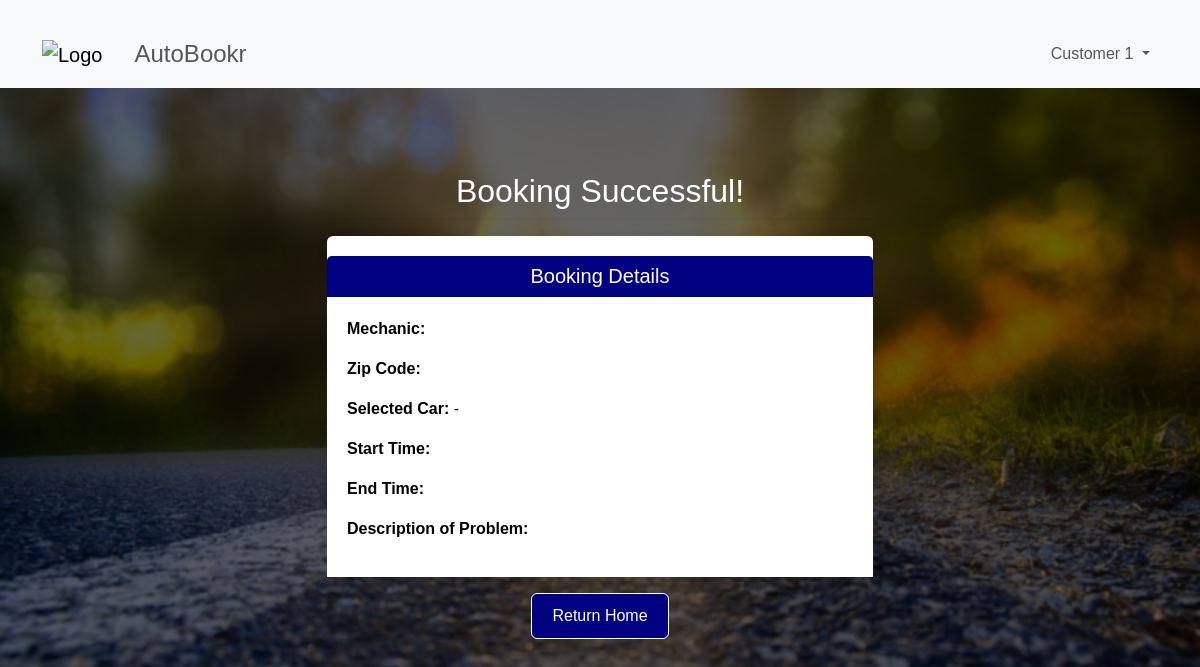
The page /customer/booking_success/1814 (signed in) on the database as committed earlier.
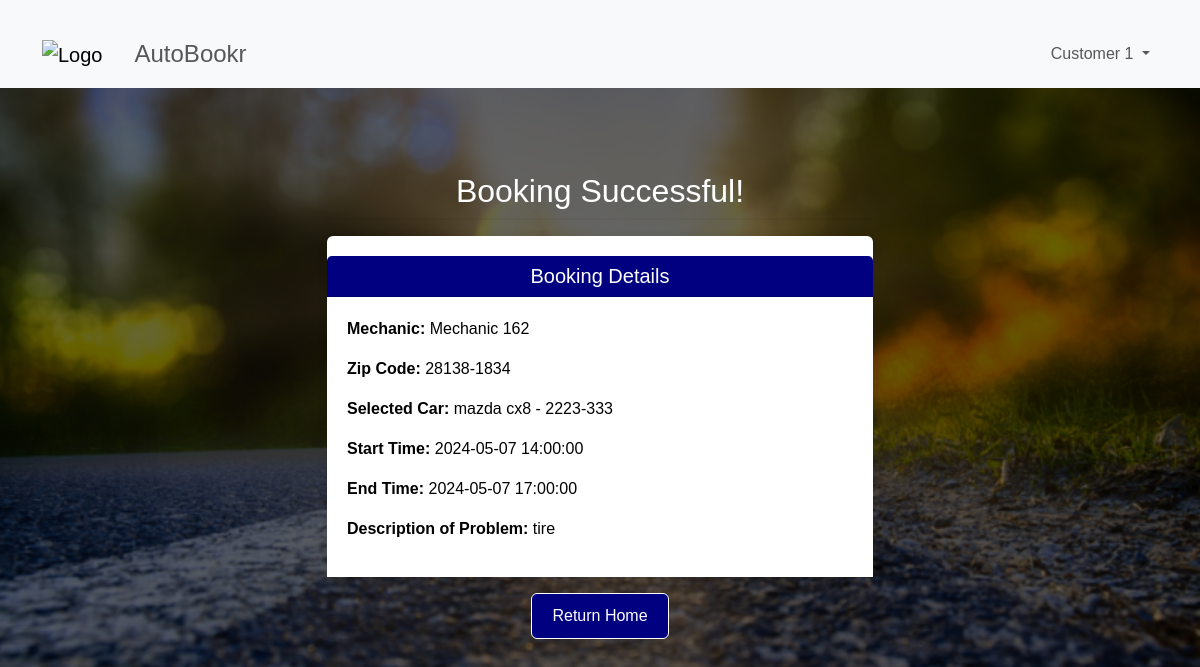
The same page on the database as committed later.
### tables this page shows
CREATE TABLE customers (
  email VARCHAR(320) PRIMARY KEY,
  name VARCHAR(320) NOT NULL,
  hash TEXT NOT NULL
);

CREATE TABLE mechanics (
  mechanic_id INTEGER PRIMARY KEY,
  email VARCHAR(320) UNIQUE NOT NULL,
  name VARCHAR(320) NOT NULL,
  zipcode CHAR(10) NOT NULL,
  ein CHAR(10) NOT NULL,
  hash TEXT NOT NULL
);

CREATE TABLE cars (
  car_id INTEGER PRIMARY KEY,
  registration VARCHAR(20) UNIQUE NOT NULL,
  owner_email VARCHAR(320) NOT NULL,
  make VARCHAR(100) NOT NULL,
  model_number VARCHAR(100) NOT NULL,
  image_url TEXT,
  FOREIGN KEY (owner_email) REFERENCES customers(email)
);

CREATE TABLE appointments (
  appointment_id INTEGER PRIMARY KEY,
  customer_email VARCHAR(320) NOT NULL,
  mechanic_id INTEGER NOT NULL,
  car_id INTEGER NOT NULL,
  start_time TIMESTAMP NOT NULL,
  end_time TIMESTAMP NOT NULL,
  appointment_description TEXT,
  appointment_status INT NOT NULL,
  review_score INT,
  review_text TEXT,
  FOREIGN KEY (customer_email) REFERENCES customers(email),
  FOREIGN KEY (mechanic_id) REFERENCES mechanics(mechanic_id),
  FOREIGN KEY (car_id) REFERENCES cars(car_id)
);

### mechanic_site/customer.py (the view)
@bp.route('/booking_success/<appointment_id>', methods=('GET',))
@customer_required
def booking_success(appointment_id):
    db = get_db()
    appointment = db.execute(
        '''
        SELECT
            mechanics.name AS mechanic_name,
            mechanics.zipcode AS mechanic_zipcode,
            cars.make AS car_make,
            cars.model_number AS car_model_number,
            appointments.start_time AS start_time,
            appointments.end_time AS end_time,
            appointments.appointment_description AS description
        FROM
            appointments
        JOIN
            mechanics ON appointments.mechanic_id = mechanics.mechanic_id
        JOIN
            cars ON appointments.car_id = cars.car_id
        WHERE
            appointments.appointment_id = ?
        ''',
        (appointment_id,)
    ).fetchone()
    print(appointment)
    return render_template("customer/booking-succsess.html", appointment=appointment)

### mechanic_site/auth.py (called while the page is built)
@bp.before_app_request
def load_logged_in_user():
    user_email = session.get('user_email')
    g.user_type = session.get('user_type')
    if user_email is None:
        g.user = None
    else:
        g.user = get_db().execute(
            f'SELECT * FROM {g.user_type+"s"} WHERE email = ?', (user_email,)
        ).fetchone()

def customer_required(view):
    @functools.wraps(view)
    def wrapped_view(**kwargs):
        if g.user is None:
            return redirect(url_for('auth.customer_login'))
        if g.user_type != "customer":
            return redirect(url_for('auth.mechanic_on_customer_page'))
        return view(**kwargs)
    return wrapped_view

### mechanic_site/db.py (called while the page is built)
def get_db():
    if 'db' not in g:
        g.db = sqlite3.connect(
            current_app.config['DATABASE'],
            detect_types=sqlite3.PARSE_DECLTYPES
        )
        g.db.row_factory = sqlite3.Row
    return g.db

### mechanic_site/templates/customer/booking-succsess.html (shortened to what this page needs)
{% extends 'base.html' %}
{% block content %}
<div class="container">
    <div class="row justify-content-center">
        <div class="col-md-6">
            <h2 class="text-center">Booking Successful!</h2>
            <hr>
            <div class="card mt-3">
                <h4 class="text-center card-header">Booking Details</h4>
                <div class="card-body">
                    <p><strong>Mechanic:</strong> {{ appointment.mechanic_name }}</p>
                    <p><strong>Zip Code:</strong> {{ appointment.mechanic_zipcode }}</p>
                    <p><strong>Selected Car:</strong> {{ appointment.car_make }} - {{ appointment.car_model_number }}</p>
                    <p><strong>Start Time:</strong> {{ appointment.start_time }}</p>
                    <p><strong>End Time:</strong> {{ appointment.end_time }}</p>
                    <p><strong>Description of Problem:</strong> {{ appointment.description }}</p>
                </div>
            </div>
            <div class="text-center mt-3">
                <a href="{{ url_for('home') }}" class="btn btn-primary">Return Home</a>
            </div>
        </div>
    </div>
</div>
{% endblock %}

### mechanic_site/templates/base.html (shortened to what this page needs)
<!DOCTYPE html>
<html lang="en">
<head>
    <link href="https://cdn.jsdelivr.net/npm/bootstrap@5.3.3/dist/css/bootstrap.min.css" rel="stylesheet">
</head>
<body>
    <nav class="navbar navbar-expand-lg navbar-light bg-light">
        <div class="container">
            <a class="navbar-brand" href="/"><img src="https://png.pngtree.com/png-vector/20190215/ourmid/pngtree-vector-wrench-icon-png-image_515386.jpg" alt="Logo" height="30"></a>
            <span class="navbar-text fs-4 mx-3"> AutoBookr</span>
            <div class="collapse navbar-collapse" id="navbarSupportedContent">
                {% if g.user %}
                <ul class="navbar-nav ml-auto">
                    <li class="nav-item dropdown">
                        <a class="nav-link dropdown-toggle" href="#" id="userDropdown" role="button" data-bs-toggle="dropdown" aria-expanded="false">
                            {{g.user["name"] }}
                        </a>
                    </li>
                </ul>
                {% endif %}
            </div>
        </div>
    </nav>
    <div class="container mt-4">
    </div>
    {% block content %}
    {% endblock %}
</body>
</html>

Rows that differ between the two databases and show on the page:
now on this page (row unchanged): mechanics: mechanic_name "Mechanic 162", mechanic_zipcode "28138-1834"
added cars: car_make "mazda cx8", car_model_number "2223-333"
added appointments: start_time "2024-05-07 14:00:00", end_time "2024-05-07 17:00:00", description "tire"
